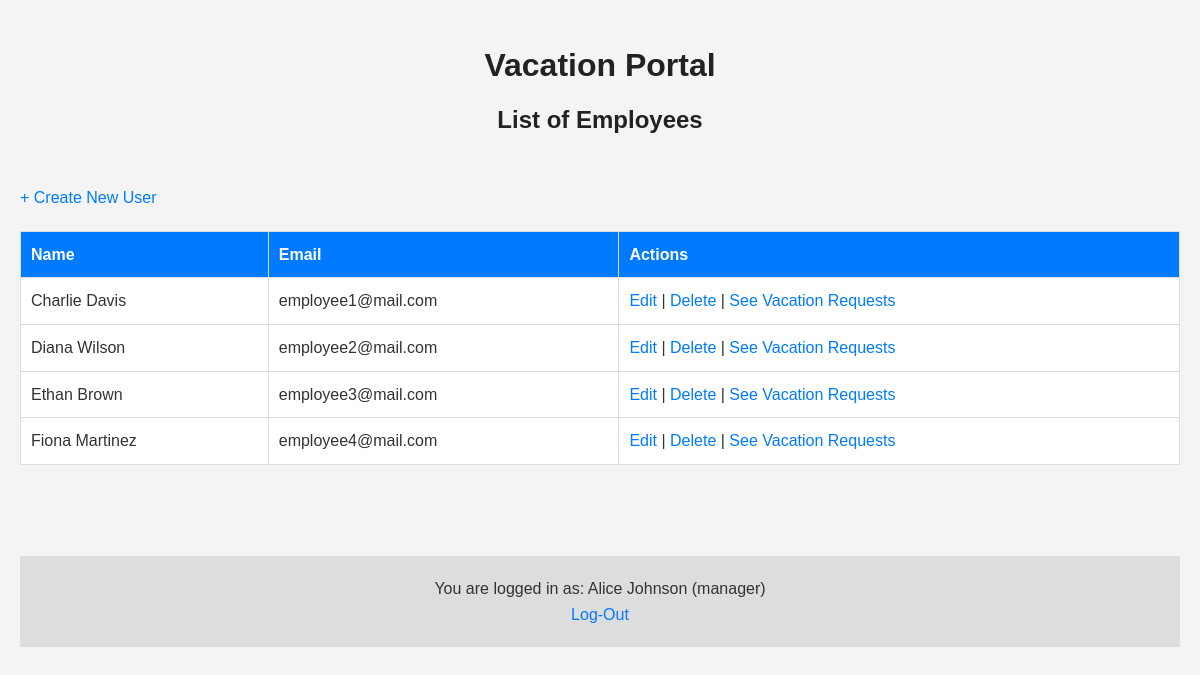
/manageUsersForm.php (signed in), run on the app's committed database.
### tables this page shows
CREATE TABLE `users` (
  `employee_code` int(11) NOT NULL AUTO_INCREMENT,
  `full_name` varchar(100) NOT NULL,
  `email` varchar(100) NOT NULL,
  `password` varchar(255) NOT NULL,
  `role` enum('manager','employee') NOT NULL,
  `manager_code` int(7) NOT NULL,
  PRIMARY KEY (`employee_code`),
  UNIQUE KEY `email` (`email`)
);

### src/utils.php (called while the page is built, shortened)
<?php
function getLoggedInUserInfo() {
    $fullName = htmlspecialchars($_SESSION['user_full_name'], ENT_QUOTES, 'UTF-8');
    $role = htmlspecialchars($_SESSION['user_role'], ENT_QUOTES, 'UTF-8');
    return "You are logged in as: " . $fullName . " (" . $role . ")";
}
?>

### public/manageUsersForm.php (the view, shortened to what this page needs)
<?php
include __DIR__ . '/../src/config.php';
include __DIR__ . '/../src/utils.php';
$managerCode = $_SESSION['user_employee_code'];
$stmt = $connection->prepare("SELECT employee_code, full_name, email FROM users WHERE role = 'employee' AND manager_code = ?");
$stmt->bind_param("i", $managerCode);
$stmt->execute();
$result = $stmt->get_result();
?>
<!DOCTYPE html>
<html lang="en">
<head>
</head>
<body>
    <div class="main-title">
        <h1>Vacation Portal</h1>
        <h2>List of Employees</h2>
    </div>
    <br>
    <a href="createUserForm.php">+ Create New User</a><br>
    <table border="1">
        <tr>
            <th>Name</th>
            <th>Email</th>
            <th>Actions</th>
        </tr>
        <?php while ($row = $result->fetch_assoc()): ?>
        <tr>
            <td><?php echo htmlspecialchars($row['full_name']); ?></td>
            <td><?php echo htmlspecialchars($row['email']); ?></td>
            <td>
                <a href="editUserForm.php?id=<?php echo $row['employee_code']; ?>">Edit</a> |
                <a href="deleteUser.php?id=<?php echo $row['employee_code']; ?>" onclick="return confirm('Are you sure?');">Delete</a> |
                <a href="manageRequestsForm.php?employee_code=<?php echo $row['employee_code']; ?>">See Vacation Requests</a>
            </td>
        </tr>
        <?php endwhile; ?>
    </table>
    <br>
    <br>
    <footer>
        <div class="logout">
            <p><?php echo getLoggedInUserInfo(); ?></p>
            <a href="logout.php">Log-Out</a>
        </div>
    </footer>
</body>
</html>

### data on the page
users: full_name "Charlie Davis", email "employee1@mail.com"
users: full_name "Diana Wilson", email "employee2@mail.com"
users: full_name "Ethan Brown", email "employee3@mail.com"
users: full_name "Fiona Martinez", email "employee4@mail.com"

### other printed values
getLoggedInUserInfo() "You are logged in as: Alice Johnson (manager)"
